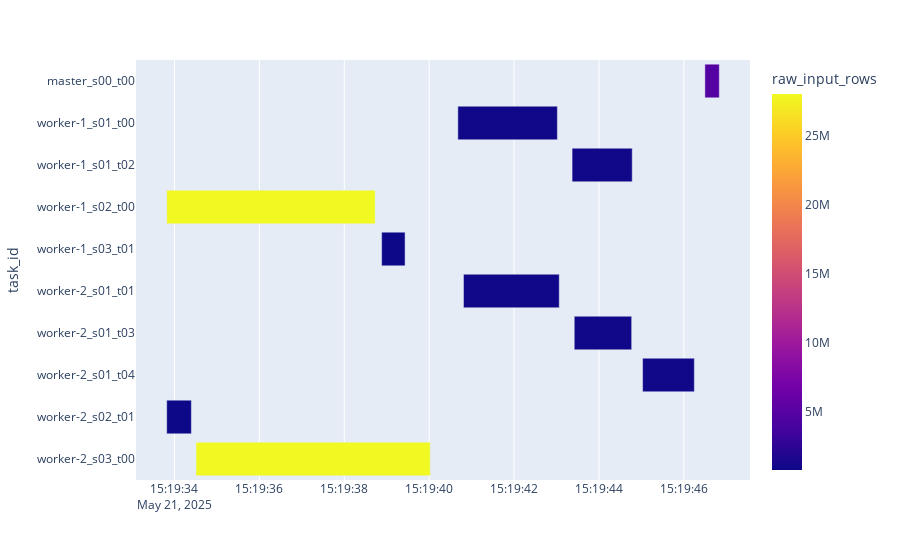

The notebook cell saved with this chart:
### Code cell
vt.drawQuery("","qq_un1", True)

### Figure 1 — Plotly figure (JSON) as saved in the notebook; plotly's stock layout.template omitted (floating-point values rounded to 4 significant figures)
{"data": [{"alignmentgroup": "True", "base": ["2025-05-21T15:19:43.366000", "2025-05-21T15:19:38.880000", "2025-05-21T15:19:33.817000", "2025-05-21T15:19:40.675000", "2025-05-21T15:19:43.417000", "2025-05-21T15:19:33.817000", "2025-05-21T15:19:34.508000", "2025-05-21T15:19:45.027000", "2025-05-21T15:19:40.808000", "2025-05-21T15:19:46.494000"], "customdata": [[1.42, 963363, 960001, 40], [0.55, 772144, 64532, 16], [4.91, 28028847, 2344129, 16], [2.35, 963482, 960003, 40], [1.35, 963520, 959994, 40], [0.58, 772144, 64532, 16], [5.52, 28028847, 2344129, 16], [1.22, 963526, 960100, 40], [2.26, 963431, 959902, 40], [0.34, 4800000, 1, 9]], "hovertemplate": "<b>%{hovertext}</b><br><br>start=%{base}<br>end=%{x}<br>durSecs=%{customdata[0]}<br>raw_input_rows=%{marker.color:,d}<br>output_rows=%{customdata[2]:,d}<br>splits=%{customdata[3]:,d}<extra></extra>", "hovertext": ["worker-1_s01_t02", "worker-1_s03_t01", "worker-1_s02_t00", "worker-1_s01_t00", "worker-2_s01_t03", "worker-2_s02_t01", "worker-2_s03_t00", "worker-2_s01_t04", "worker-2_s01_t01", "master_s00_t00"], "legendgroup": "", "marker": {"color": [963363, 772144, 28028847, 963482, 963520, 772144, 28028847, 963526, 963431, 4800000], "coloraxis": "coloraxis", "pattern": {"shape": ""}}, "name": "", "offsetgroup": "", "orientation": "h", "showlegend": false, "textposition": "auto", "type": "bar", "x": [1417, 552, 4910, 2345, 1353, 581, 5516, 1219, 2256, 340], "xaxis": "x", "y": ["worker-1_s01_t02", "worker-1_s03_t01", "worker-1_s02_t00", "worker-1_s01_t00", "worker-2_s01_t03", "worker-2_s02_t01", "worker-2_s03_t00", "worker-2_s01_t04", "worker-2_s01_t01", "master_s00_t00"], "yaxis": "y"}], "layout": {"autosize": true, "barmode": "overlay", "coloraxis": {"colorbar": {"title": {"text": "raw_input_rows"}}, "colorscale": [[0, "#0d0887"], [0.1111, "#46039f"], [0.2222, "#7201a8"], [0.3333, "#9c179e"], [0.4444, "#bd3786"], [0.5556, "#d8576b"], [0.6667, "#ed7953"], [0.7778, "#fb9f3a"], [0.8889, "#fdca26"], [1, "#f0f921"]]}, "legend": {"tracegroupgap": 0}, "margin": {"t": 60}, "xaxis": {"anchor": "y", "autorange": true, "domain": [0, 1], "range": ["2025-05-21 15:19:33.0938", "2025-05-21 15:19:47.5572"], "type": "date"}, "yaxis": {"anchor": "x", "autorange": true, "categoryorder": "category descending", "domain": [0, 1], "range": [-0.5, 9.5], "title": {"text": "task_id"}, "type": "category"}}}
